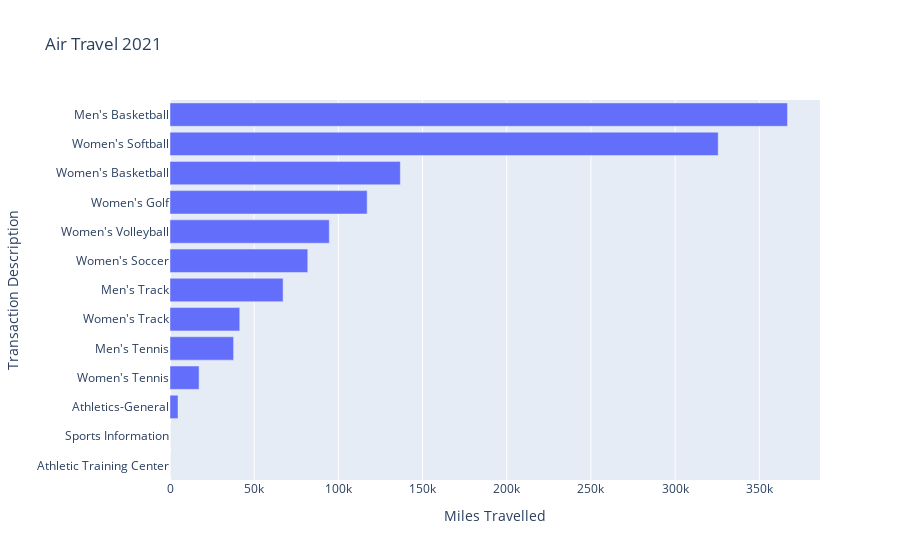
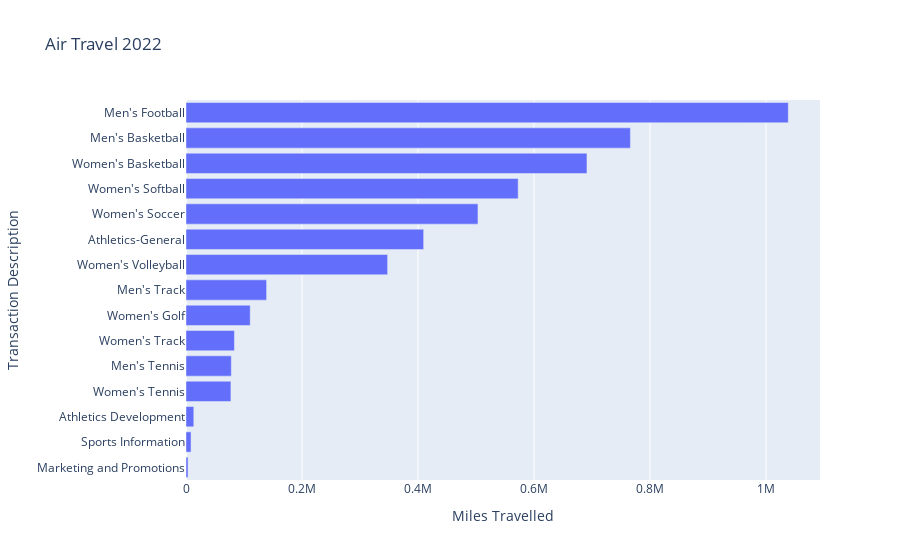
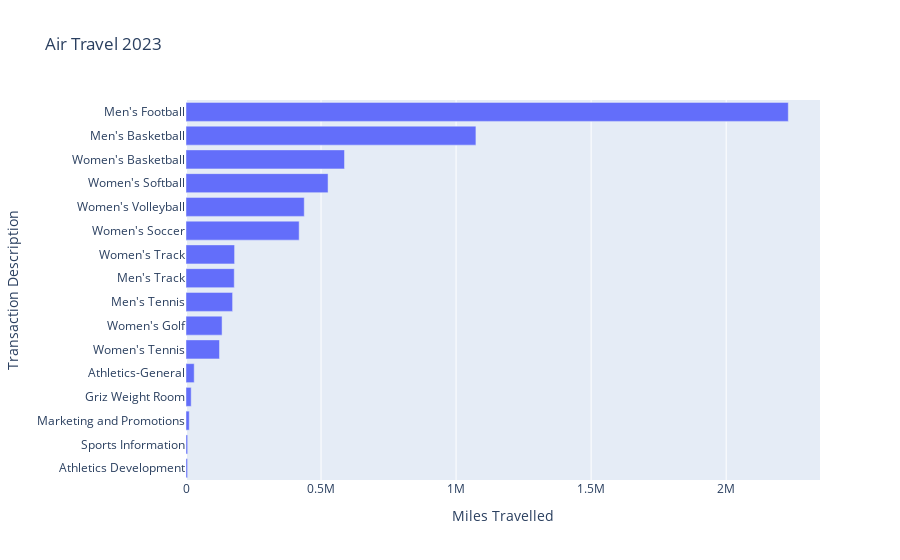

Notebook source saved alongside these figures, in order:
### Code cell
import plotly.express as px
import pandas as pd

def create_chart_orgn(file_path, dollars_per_mile, year):
    # Load the Excel file as a DataFrame
    df = pd.read_excel(file_path)
    df['TRANS_AMT'] = df['TRANS_AMT'] / dollars_per_mile # Multiply TRANS_AMT by the constant

    # Group by 'ORGN_TITLE' and sum TRANS_AMT
    df_grouped_orgn = df.groupby('ORGN_TITLE')['TRANS_AMT'].sum().reset_index()

    # Create horizontal bar chart for 'ORGN_TITLE'
    title = f'Air Travel {year}'
    fig_orgn = px.bar(df_grouped_orgn.sort_values('TRANS_AMT', ascending=True), 
                      x='TRANS_AMT', y='ORGN_TITLE', orientation='h', title=title)
    fig_orgn.update_layout(xaxis_title='Miles Travelled')
    fig_orgn.update_layout(yaxis_title='Transaction Description')
    fig_orgn.show()

create_chart_orgn('/Users/adamhunter/Documents/renewablydocs/um_ghg_data/21-23 inventory reference/air and bus travel/atheletics travel/FY21 Airfare and buses.xlsx', 0.143, 2021)
create_chart_orgn('/Users/adamhunter/Documents/renewablydocs/um_ghg_data/21-23 inventory reference/air and bus travel/atheletics travel/FY22 Airfare and buses.xlsx', 0.163, 2022)
create_chart_orgn('/Users/adamhunter/Documents/renewablydocs/um_ghg_data/21-23 inventory reference/air and bus travel/atheletics travel/FY23 Airfare and buses.xlsx', 0.161, 2023)

### Figure 1 — Plotly figure (JSON) as saved in the notebook; plotly's stock layout.template omitted (floating-point values rounded to 4 significant figures)
{"data": [{"alignmentgroup": "True", "hovertemplate": "TRANS_AMT=%{x}<br>ORGN_TITLE=%{y}<extra></extra>", "legendgroup": "", "marker": {"color": "#636efa", "pattern": {"shape": ""}}, "name": "", "offsetgroup": "", "orientation": "h", "showlegend": false, "textposition": "auto", "type": "bar", "x": [0, 0, 4765.0, 17280.0, 37770.0, 41420.0, 67170.0, 81830.0, 94610.0, 117100.0, 136800.0, 325600.0, 366700.0], "xaxis": "x", "y": ["Athletic Training Center", "Sports Information", "Athletics-General", "Women's Tennis", "Men's Tennis", "Women's Track", "Men's Track", "Women's Soccer", "Women's Volleyball", "Women's Golf", "Women's Basketball", "Women's Softball", "Men's Basketball"], "yaxis": "y"}], "layout": {"barmode": "relative", "legend": {"tracegroupgap": 0}, "title": {"text": "Air Travel 2021"}, "xaxis": {"anchor": "y", "domain": [0, 1], "title": {"text": "Miles Travelled"}}, "yaxis": {"anchor": "x", "domain": [0, 1], "title": {"text": "Transaction Description"}}}}

### Figure 2 — Plotly figure (JSON) as saved in the notebook; plotly's stock layout.template omitted (floating-point values rounded to 4 significant figures)
{"data": [{"alignmentgroup": "True", "hovertemplate": "TRANS_AMT=%{x}<br>ORGN_TITLE=%{y}<extra></extra>", "legendgroup": "", "marker": {"color": "#636efa", "pattern": {"shape": ""}}, "name": "", "offsetgroup": "", "orientation": "h", "showlegend": false, "textposition": "auto", "type": "bar", "x": [3510.0, 8685.0, 13420.0, 77440.0, 78130.0, 83500.0, 110700.0, 139000.0, 347600.0, 409700.0, 503400.0, 572700.0, 691300.0, 766200.0, 1038000.0], "xaxis": "x", "y": ["Marketing and Promotions", "Sports Information", "Athletics Development", "Women's Tennis", "Men's Tennis", "Women's Track", "Women's Golf", "Men's Track", "Women's Volleyball", "Athletics-General", "Women's Soccer", "Women's Softball", "Women's Basketball", "Men's Basketball", "Men's Football"], "yaxis": "y"}], "layout": {"barmode": "relative", "legend": {"tracegroupgap": 0}, "title": {"text": "Air Travel 2022"}, "xaxis": {"anchor": "y", "domain": [0, 1], "title": {"text": "Miles Travelled"}}, "yaxis": {"anchor": "x", "domain": [0, 1], "title": {"text": "Transaction Description"}}}}

### Figure 3 — Plotly figure (JSON) as saved in the notebook; plotly's stock layout.template omitted (floating-point values rounded to 4 significant figures)
{"data": [{"alignmentgroup": "True", "hovertemplate": "TRANS_AMT=%{x}<br>ORGN_TITLE=%{y}<extra></extra>", "legendgroup": "", "marker": {"color": "#636efa", "pattern": {"shape": ""}}, "name": "", "offsetgroup": "", "orientation": "h", "showlegend": false, "textposition": "auto", "type": "bar", "x": [5802.0, 6100.0, 12040.0, 19170.0, 30380.0, 124000.0, 133600.0, 172500.0, 178700.0, 179900.0, 419000.0, 437800.0, 526000.0, 586900.0, 1073000.0, 2230000.0], "xaxis": "x", "y": ["Athletics Development", "Sports Information", "Marketing and Promotions", "Griz Weight Room", "Athletics-General", "Women's Tennis", "Women's Golf", "Men's Tennis", "Men's Track", "Women's Track", "Women's Soccer", "Women's Volleyball", "Women's Softball", "Women's Basketball", "Men's Basketball", "Men's Football"], "yaxis": "y"}], "layout": {"barmode": "relative", "legend": {"tracegroupgap": 0}, "title": {"text": "Air Travel 2023"}, "xaxis": {"anchor": "y", "domain": [0, 1], "title": {"text": "Miles Travelled"}}, "yaxis": {"anchor": "x", "domain": [0, 1], "title": {"text": "Transaction Description"}}}}
